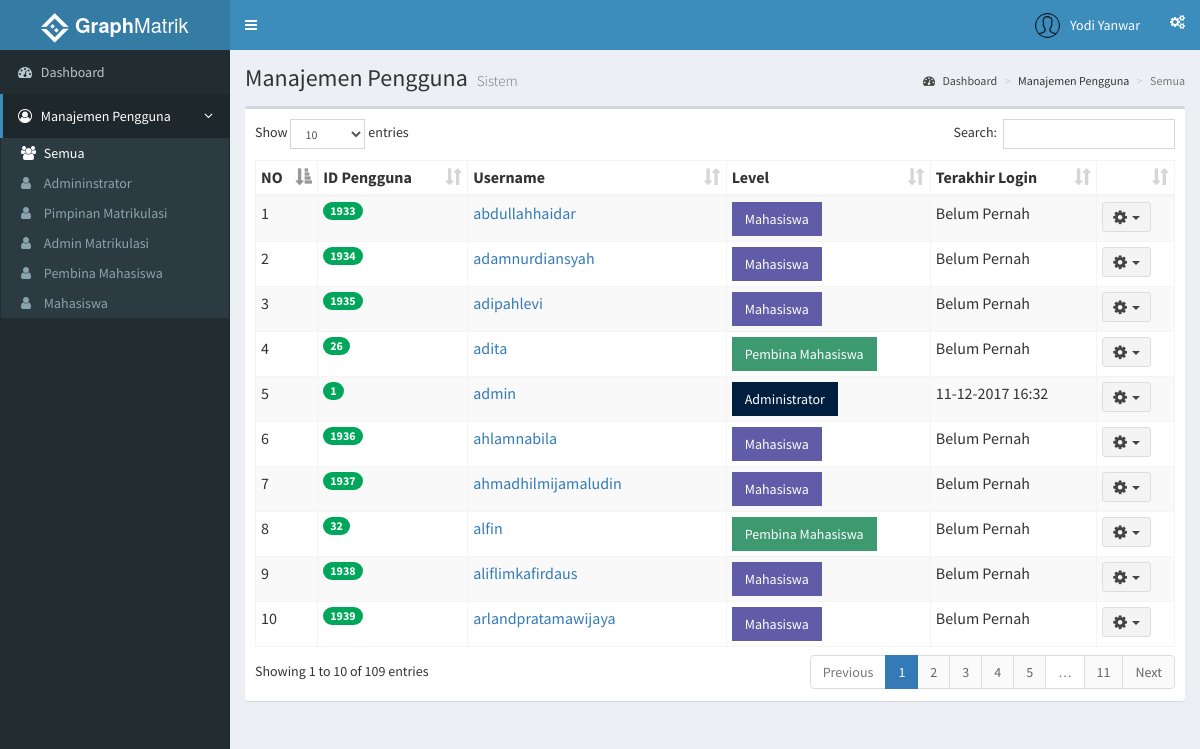
The app's page /index.php?page=users (signed in) with its own data.
### tables this page shows
CREATE TABLE `users` (
  `id_user` int(11) NOT NULL,
  `username` varchar(30) NOT NULL,
  `password` varchar(50) NOT NULL,
  `level` int(11) NOT NULL,
  `last_login` datetime NOT NULL
);

### functions.php (called while the page is built, shortened)
<?php
	function tampilUsers(){
		$ambildata = mysql_query("SELECT * FROM users ORDER BY username") or die(mysql_error());
		if (mysql_num_rows($ambildata) > 0) {
			while ($ad = mysql_fetch_assoc($ambildata))
				$data[] = $ad;
				return $data;
		} else{
			echo "Daftar pengguna sistem kosong";
		}
	}
 ?>

### role/admin/users.php (the view, shortened to what this page needs)
<?php
  include 'functions.php';
 ?>
    <section class="content-header">
      <h1>
        Manajemen Pengguna
        <small>Sistem</small>
      </h1>
      <ol class="breadcrumb">
        <li><a href="/simon/admin"><i class="fa fa-dashboard"></i> Dashboard</a></li>
        <li>Manajemen Pengguna</li>
        <li class="active">Semua</li>
      </ol>
    </section>
    <section class="content">
      <div class="row">
        <div class="col-xs-12">
          <div class="box">
            <div class="box-body">
              <table id="tableUsers" class="table table-bordered table-hover table-condensed table-striped table-responsive">
                <thead>
                  <tr>
                    <th>NO</th>
                    <th>ID Pengguna</th>
                    <th>Username</th>
                    <th>Level</th>
                    <th>Terakhir Login</th>
                    <th></th>
                  </tr>
                </thead>
                <tbody>
                  <?php
                    $dataUser = tampilUsers();
                    $no = 1;
                    foreach($dataUser as $row){
                   ?>
                <tr>
                  <td><?php echo $no ?></td>
                  <td><?php echo "<span class='badge bg-green'>".$row['id_user']."</span>" ?></td>
                  <td><?php if($row['level'] == '0'){ echo "<a href='index.php?page=admininstratordetails&id=".$row['id_user']."'>".$row['username']."</a>";} else if($row['level'] == '1'){echo "<a href='index.php?page=pimpinandetails&id=".$row['id_user']."'>".$row['username']."</a>";} else if($row['level'] == '2'){echo "<a href='index.php?page=adminmatrikdetails&id=".$row['id_user']."'>".$row['username']."</a>";} else if($row['level'] == '3'){echo "<a href='index.php?page=pembinadetails&id=".$row['id_user']."'>".$row['username']."</a>";} else if($row['level'] == '4'){echo "<a href='index.php?page=mahasiswadetails&id=".$row['id_user']."'>".$row['username']."</a>";} ?></td>
                  <td><?php if($row['level'] == '0'){ echo "<a href='index.php?page=administrator' class='btn bg-navy btn-flat'>Administrator</a>";}else if($row['level'] == '1'){ echo "<a href='index.php?page=pimpinan' class='btn bg-purple btn-flat'>Pimpinan Matrikulasi</a>" ;}else if($row['level'] == '2'){ echo "<a href='index.php?page=adminmatrik' class='btn bg-maroon btn-flat'>Admin Matrikulasi</a>" ;}else if($row['level'] == '3'){ echo "<a href='index.php?page=pembina' class='btn bg-olive btn-flat'>Pembina Mahasiswa</a>" ;}else if($row['level'] == '4'){ echo "<a href='index.php?page=mahasiswa' class='btn bg-purple btn-flat'>Mahasiswa</a>" ;} ?></td>
                  <td><?php if ($row['last_login'] == '0000-00-00 00:00:00'){ echo 'Belum Pernah';}else{ echo date("d-m-Y H:i", strtotime($row['last_login'])) ;} ?></td>
                  <td>
                    <div class="dropdown">
                      <button class="btn btn-default btn-sm dropdown-toggle " type="button" data-toggle="dropdown">
                        <i class="fa fa-cog fa-lg"></i>&nbsp;&nbsp;<span class="caret"></span>
                      </button>
                    </div>
                  </td>
                </tr>
                  <?php
                    $no++; }
                   ?>
                </tbody>
              </table>
            </div>
          </div>
        </div>
      </div>
    </section>

### records on screen
users: id_user "1933", username "abdullahhaidar", level "Mahasiswa", shows "Belum Pernah"
users: id_user "1934", username "adamnurdiansyah", level "Mahasiswa", shows "Belum Pernah"
users: id_user "1935", username "adipahlevi", level "Mahasiswa", shows "Belum Pernah"
users: id_user "26", username "adita", level "Pembina Mahasiswa", shows "Belum Pernah"
users: id_user "1", username "admin", level "Administrator", last_login "11-12-2017 16:32"
users: id_user "1936", username "ahlamnabila", level "Mahasiswa", shows "Belum Pernah"
users: id_user "1937", username "ahmadhilmijamaludin", level "Mahasiswa", shows "Belum Pernah"
users: id_user "32", username "alfin", level "Pembina Mahasiswa", shows "Belum Pernah"
users: id_user "1938", username "aliflimkafirdaus", level "Mahasiswa", shows "Belum Pernah"
users: id_user "1939", username "arlandpratamawijaya", level "Mahasiswa", shows "Belum Pernah"

### other values on screen
$_SESSION['nama'] "Yodi Yanwar"
